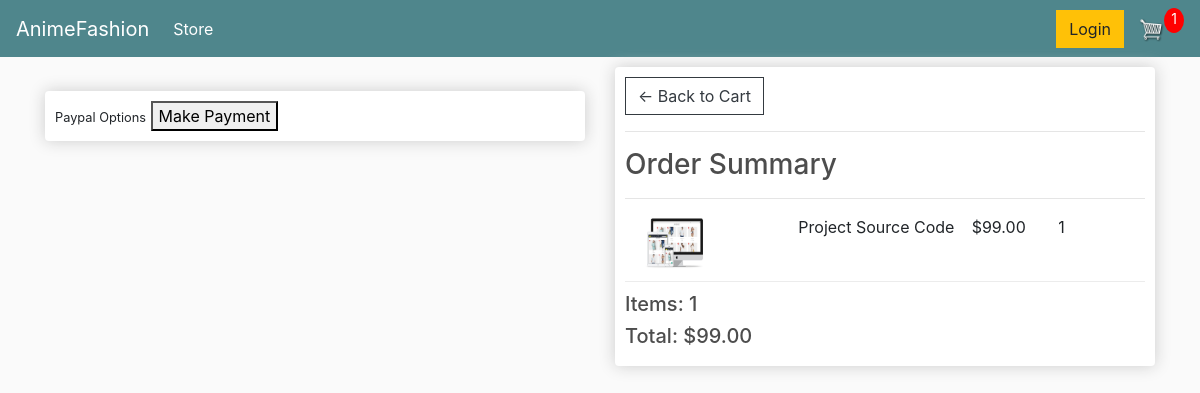
/checkout/ (signed in), run on an earlier commit of the app's database.
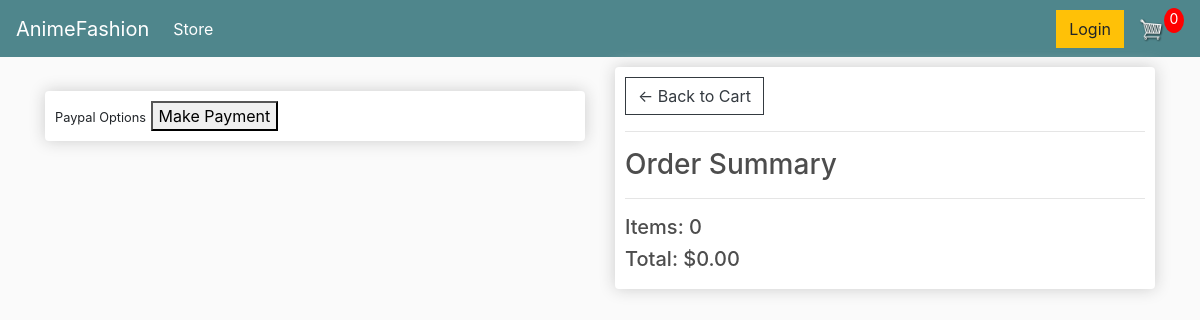
And on a later commit of the database.
### store/models.py (models this page shows, shortened)
class OrderItem(models.Model):
    product = models.ForeignKey(Prodect, on_delete=models.SET_NULL, null=True)
    order = models.ForeignKey(Order, on_delete=models.SET_NULL, null=True)
    quantity = models.IntegerField(default=0, null=True, blank=True)
    date_added = models.DateTimeField(auto_now_add=True)
    @property
    def get_total(self):
        total = self.product.price * self.quantity
        return total

class Prodect(models.Model):
    name = models.CharField(max_length=200, null=True)
    price = models.DecimalField(max_digits=7, decimal_places=2)
    digital = models.BooleanField(default=False, null=True, blank=False)
    image = models.ImageField(null=True, blank=True)
    @property
    def imageURL(self):
        try:
            url = self.image.url
        except:
            url = ''
        return url

class Order(models.Model):
    customer = models.ForeignKey(Customer, on_delete=models.SET_NULL, null=True, blank=True)
    date_ordered = models.DateTimeField(auto_now_add=True)
    complete = models.BooleanField(default=False)
    transaction_id = models.CharField(max_length=100, null=True)
    @property
    def shipping(self):
        shipping = False
        orderitems = self.orderitem_set.all()
        for i in orderitems:
            if i.product.digital == False:
                shipping = True
        return shipping
    @property
    def get_cart_total(self):
        orderitems = self.orderitem_set.all()
        total = sum([item.get_total for item in orderitems])
        return total
    @property
    def get_cart_items(self):
        ordeitems = self.orderitem_set.all()
        total = sum([item.quantity for item in ordeitems])
        return total

### store/views.py (the view)
# urls.py: path('checkout/', views.checkout, name='checkout'),
def checkout(request):
    if request.user.is_authenticated:
        customer = request.user.customer
        order, created = Order.objects.get_or_create(customer=customer, complete=False)
        items = order.orderitem_set.all()
        cartItems = order.get_cart_items
    else:
        items = []
        order = {'get_cart_total': 0, 'get_cart_items': 0, 'shipping': False}
        cartItems = order['get_cart_items']
    context = {'items': items, 'order': order, 'cartItems': cartItems}
    return render(request, 'store/checkout.html', context)

### store/templates/store/checkout.html (shortened to what this page needs)
{% extends 'store/main.html' %}
{% load static %}
{% block content %}
     <div class="row">
		<div class="col-lg-6">
			<br>
			<div class="box-element hidden" id="payment-info">
				<small>Paypal Options</small>
				<button id="make-payment">Make Payment</button>
			</div>
		</div>
		<div class="col-lg-6">
			<div class="box-element">
                <a  class="btn btn-outline-dark" href="{% url 'cart' %}">&#x2190; Back to Cart</a>
                <hr>
				<h3>Order Summary</h3>
				<hr>
				{% for item in items %}
                <div class="cart-row">
					<div style="flex:2"><img class="row-image" src="{{ item.product.imageURL }}"></div>
					<div style="flex:2"><p>{{ item.product.name }}</p></div>
					<div style="flex:1"><p>${{ item.product.price }}</p></div>
					<div style="flex:1"><p>{{ item.quantity }}</p></div>
				</div>
				{% endfor %}
                <h5>Items:   {{ order.get_cart_items }}</h5>
                <h5>Total:   ${{ order.get_cart_total|floatformat:2 }}</h5>
			</div>
		</div>
	</div>
{% endblock content %}

What changed in the data, as far as the page shows it:
no longer on this page (row unchanged): OrderItem: product.imageURL (picture), product.name "Project Source Code", product.price "99.00", quantity "1"
no longer on this page (row edited): Order: get_cart_items "1", get_cart_total "99.00"
added Order: get_cart_items "0", get_cart_total "0.00"
Also different on the page:
{{ cartItems }}: "1" → "0"
